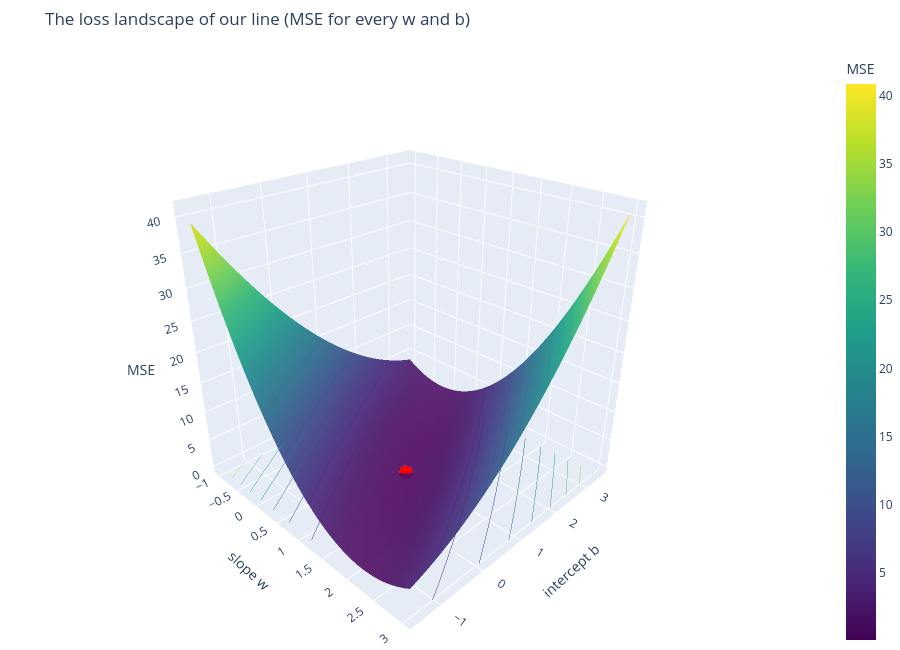

Source (notebook cell):
### Markdown cell above
### 2.2 The most important picture: the loss *bowl*

Back to the simple line with two knobs, **w** and **b**. Imagine trying **every** combination of knobs and, for each, plotting how bad that line is (its MSE) as a height.

- Every **point on the floor** = one possible line.
- The **height** = how wrong that line is.
- The **bottom of the bowl** = the best line (red dot).

### Code cell
W = np.linspace(-1, 3, 120)
B = np.linspace(-1.5, 3.5, 120)
WW, BB = np.meshgrid(W, B)
LOSS = np.mean((price - (WW[..., None] * size + BB[..., None]))**2, axis=-1)

fig = go.Figure(go.Surface(x=WW, y=BB, z=LOSS, colorscale="Viridis", opacity=0.93,
                           colorbar=dict(title="MSE"),
                           contours_z=dict(show=True, usecolormap=True, project_z=True)))
fig.add_scatter3d(x=[w_best], y=[b_best], z=[mse(w_best, b_best)], mode="markers",
                  marker=dict(size=8, color="red"), name="best line")
fig.update_layout(title="The loss landscape of our line (MSE for every w and b)",
                  scene=dict(xaxis_title="slope w", yaxis_title="intercept b", zaxis_title="MSE",
                             camera=dict(eye=dict(x=1.5, y=-1.5, z=1.1))),
                  height=650, margin=dict(l=0, r=0, t=50, b=0))
fig.show()

### Figure 1 — Plotly figure (JSON) as saved in the notebook; plotly's stock layout.template omitted (floating-point values rounded to 4 significant figures; data arrays with more than 128 entries replaced by an {"elided": "..."} marker saying what was removed)
{"data": [{"colorbar": {"title": {"text": "MSE"}}, "colorscale": [[0, "#440154"], [0.1111, "#482878"], [0.2222, "#3e4989"], [0.3333, "#31688e"], [0.4444, "#26828e"], [0.5556, "#1f9e89"], [0.6667, "#35b779"], [0.7778, "#6ece58"], [0.8889, "#b5de2b"], [1, "#fde725"]], "contours": {"z": {"project": {"z": true}, "show": true, "usecolormap": true}}, "opacity": 0.93, "type": "surface", "x": {"elided": "120x120 float values"}, "y": {"elided": "120x120 float values"}, "z": {"elided": "120x120 float values"}}, {"marker": {"color": "red", "size": 8}, "mode": "markers", "name": "best line", "type": "scatter3d", "x": [1.066], "y": [0.8057], "z": [0.07357]}], "layout": {"height": 650, "margin": {"b": 0, "l": 0, "r": 0, "t": 50}, "scene": {"camera": {"eye": {"x": 1.5, "y": -1.5, "z": 1.1}}, "xaxis": {"title": {"text": "slope w"}}, "yaxis": {"title": {"text": "intercept b"}}, "zaxis": {"title": {"text": "MSE"}}}, "title": {"text": "The loss landscape of our line (MSE for every w and b)"}}}
